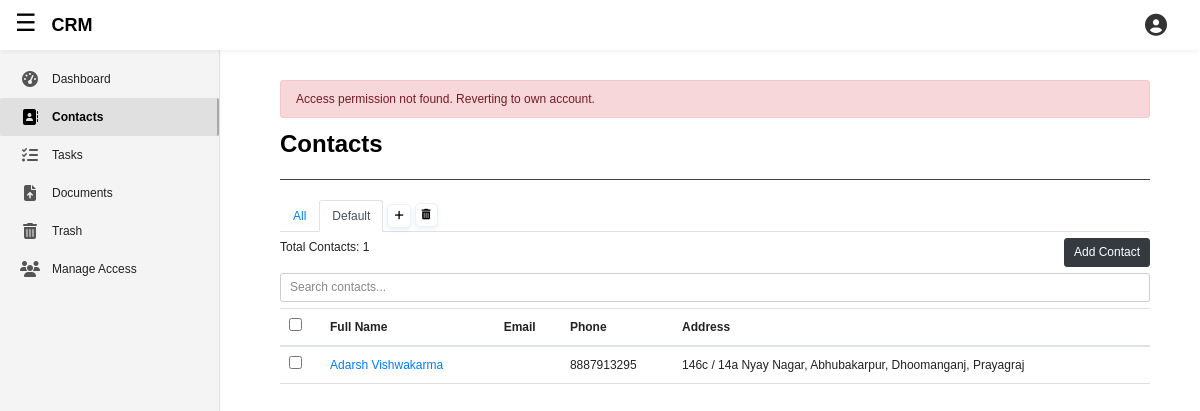
/apps/contacts/?project_name=Default (signed in), run on an earlier commit of the app's database.
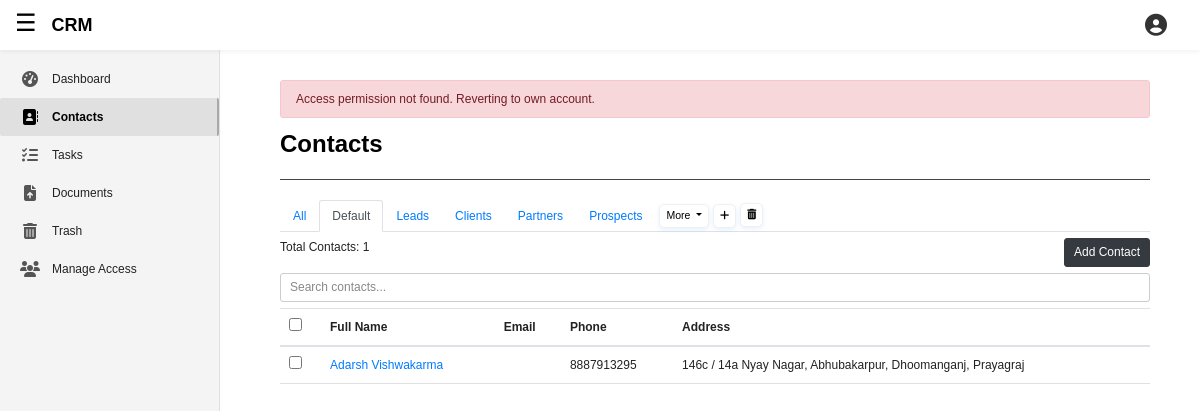
And on a later commit of the database.
### client/models.py (models this page shows, shortened)
class BaseModel(models.Model):
    is_deleted = models.BooleanField(default = False)
    deleted_at = models.DateTimeField(null = True, blank = True)
    class Meta:
        abstract = True

class Project(BaseModel):
    name = models.CharField(max_length=255)
    description = models.TextField(null = True, blank = True)
    user = models.ForeignKey(BusinessUser, on_delete=models.CASCADE)
    objects = CustomManager()
    all_objects = models.Manager()
    class Meta:
        unique_together = ('name', 'user', )
    def __str__(self):
        return f'{self.name}'

class Client(BaseModel):
    name = models.CharField(max_length=255)
    email = models.CharField(max_length=80)
    country_code = models.CharField(
        max_length=5,
        choices=COUNTRY_CODE_CHOICES,
        default='+91',
        blank = True,
        null = True,
    )
    phone = models.CharField(
        max_length=12,
        validators=[phone_number_validator],
        blank = True,
        null = True,
    )
    address = models.CharField(max_length=255, blank = True, null = True)
    description = models.TextField(blank = True, null = True)
    is_active = models.BooleanField(default=True)
    created_at = models.DateTimeField(auto_now_add=True)
    last_edit = models.DateTimeField(auto_now = True)
    objects = CustomManager()
    all_objects = models.Manager()
    list = models.ForeignKey(Project, on_delete=models.CASCADE)
    companyAssignee = models.ForeignKey(BusinessUser, on_delete=models.CASCADE)

### featuredApp/views.py (the view, shortened to what this page needs)
# urls.py: path('contacts/', views.contact_view, name='appContacts'),
@login_required
def contact_view(request, *args, **kwargs):
    user = request.user.businessuser
    logged_in_user = request.user.businessuser
    active_business_user, is_success = get_active_business_user_with_permission(request, 'can_read_contact', show_err='Read')
    if(request.method == "POST"):
        form_type = request.POST.get("form_type")
        if(form_type == 'project_form'):
            formA = ProjectCreationForm(request.POST, user = user)
            formB = ClientCreationForm(user = user)
            if get_active_business_user_with_permission(request, 'can_add_project', show_err='Add')[1] == True:
                if(formA.is_valid()):
                    projectValidForm = formA.save(commit = False)
                    projectValidForm.user = active_business_user
                    projectValidForm.save() # Save the form
                    messages.success(request, f"New List Created Successfully!")
                    ActivityLog.objects.create(user=logged_in_user, action=f"Created New List")
                else:
                    messages.error(request, "Project Name should be unique!")
            return redirect('appContacts')
        elif(form_type == 'client_form'):
            formA = ProjectCreationForm(user = user)
            formB = ClientCreationForm(request.POST, user = user)
            if get_active_business_user_with_permission(request, 'can_add_contact', show_err='Add')[1] == True:
                if(formB.is_valid()):
                    clientValidForm = formB.save(commit = False)
                    clientValidForm.companyAssignee = active_business_user
                    clientValidForm.save()
                    messages.success(request, f"New Client Created Successfully!")
                    ActivityLog.objects.create(user=logged_in_user, action=f"Created New Client")
                else:
                    messages.error(request, "PhoneNumber or Email should be provided for Client")
            return redirect('appContacts')
    else:
        formA = ProjectCreationForm(user = user)
        formB = ClientCreationForm(user = user)
    if(active_business_user == logged_in_user):
        projects = Project.objects.filter(user = logged_in_user)
        contacts = Client.objects.filter(companyAssignee = logged_in_user)
    project_name = request.GET.get('project_name')
    if project_name:
        contacts = contacts.filter(list__name = project_name)
    context = {
        'formA': formA,
        'formB': formB,
        'contacts': contacts,
        'projects': projects,
        'total_contacts': contacts.count(),
        'selected_project_name': project_name,
        'set_to_all': True if project_name is None else False,
        'businessuser': user,
    }
    return render (
        request,
        'featuredApp/contacts.html',
        context,
    )

### client/forms.py (shortened to what this page needs)
class ProjectCreationForm(forms.ModelForm):
    class Meta:
        model = Project
        fields = ('name', 'description')
    def __init__(self, *args, **kwargs):
        self.user = kwargs.pop('user', None)  # fallback to None
        super().__init__(*args, **kwargs)
        self.fields['name'].widget.attrs.update({
            'placeholder': 'Enter the list name'
        })
        self.fields['description'].widget.attrs.update({
            'placeholder': 'Enter a description for the list'
        })

### client/models.py (called while the page is built)
    def get_queryset(self):
        return super().get_queryset().filter(is_deleted = False)

### featuredApp/context_processor.py (called while the page is built)
def accessible_accounts(request):
    if request.user.is_authenticated:
        accounts = request.user.businessuser.accessible_accounts.select_related('owner', 'role')
        self_account = request.user.businessuser
    else:
        accounts = []
    return {
        'self_account': self_account,
        'accessible_accounts': accounts,
    }

### featuredApp/templates/featuredApp/contacts.html (shortened to what this page needs)
{% extends 'featuredApp/base.html' %}
{% load static %}
{% load crispy_forms_tags %}
{% block addCSSlink %}
	<link rel="stylesheet" type="text/css" href="{% static 'featuredApp/pop_up.css' %}">
{% endblock addCSSlink %}
{% block contentBody1 %}
	<h2 style="font-weight: bolder;"> Contacts </h2>
	<hr class="division-line-h2" style="">
	<ul class="nav nav-tabs" style="align-items: center;">
		<li class="nav-item">
			<a class="nav-link {% if set_to_all == True %}active{% endif %}" href="{% url 'appContacts' %}">All</a>
		</li>
		{% for project in projects|slice:":5" %}
			<li class="nav-item">
				<a href="?project_name={{ project.name }}" class="nav-link {% if selected_project_name == project.name %}active{% endif %}">{{ project.name }}</a>
			</li>
		{% endfor %}
		{% with projects|length as total_projects %}
		    {% if total_projects > 5 %}
		        <li class="nav-item" style="padding-left: 4px;">
		            <div class="btn-group" role="group">
		                <button id="btnGroupDrop1" type="button" class="more-btn btn btn-sm dropdown-toggle" data-toggle="dropdown" aria-haspopup="true" aria-expanded="false">
		                    More
		                </button>
		            </div>
		        </li>
		    {% endif %}
		{% endwith %}
		<li class="nav-item" style="padding-left: 4px;">
			<button class="add-btn btn btn-sm icon-button edit" type="button" onclick="openProjectFormPopUp()">
				<i class="fas fa-plus"></i>
			</button>
		</li>
		{% if selected_project_name %}
		<form action="{% url 'appProjectDelete' selected_project_name %}" method="post" style="padding-left: 4px">
			<button class="add-btn btn btn-sm icon-button delete" type="submit">
				<i class="fas fa-trash-alt"></i>
			</button>
		</form>
		{% endif %}
	</ul>
	<div class="d-flex justify-content-between my-2">
		<div>
			Total Contacts: {{ total_contacts }}
		</div>
		<div>
			<button class="btn btn-dark" type="button" onclick="openDocumentFormPopUp()">Add Contact</button>
	  	</div>
	</div>
	<input type="text" class="form-control my-2" placeholder="Search contacts...">
	<table class="table">
		<thead>
			<tr>
				<th><input type="checkbox" /></th>
				<th>Full Name</th>
				<th>Email</th>
				<th>Phone</th>
				<th>Address</th>
			</tr>
		</thead>
		<tbody>
			{% for contact in contacts %}
				<tr>
					<td><input type="checkbox" /></td>
					<td><a href="{% url 'appContactDetail' contact.id %}">{{ contact.name }}</a></td>
					<td>{{ contact.email }}</td>
					<td>{{ contact.phone }}</td>
					<td>{{ contact.address }}</td>
				</tr>
			{% endfor %}
		</tbody>
	</table>
{% endblock contentBody1 %}

### featuredApp/templates/featuredApp/base.html (shortened to what this page needs)
{% load static %}
<!DOCTYPE html>
<html lang="en">
<head>
    <link rel="stylesheet" href="https://cdn.jsdelivr.net/npm/bootstrap@4.0.0/dist/css/bootstrap.min.css">
    <link rel="stylesheet" type="text/css" href="{% static 'accounts/base.css' %}">
    <link rel="stylesheet" type="text/css" href="{% static 'featuredApp/base.css' %}">
    {% block addCSSlink %}{% endblock addCSSlink %}
    <link rel="stylesheet" href="https://cdnjs.cloudflare.com/ajax/libs/font-awesome/6.5.0/css/all.min.css" />
</head>
<body class="handle-body-level">
    <div class="site-header layout">
        <header class="top-header">
            <div class="left-nav">
                <div class="menu-toggle" onclick="toggleSidebar()"> &#9776; </div>
                <a href="{% url 'index' %}">
                    <div class="logo"> CRM </div>
                </a>
            </div>
            <div class="right-nav">
                <div class="account-trigger" onclick="toggleAccountPanel()">
                    <i class="fas fa-user-circle account-icon"></i>
                </div>
            </div>
        </header>
        <aside class="sidebar" id="sidebar">
            <nav class="menu-items">
                <a
                    href="{% url 'appDashboard' %}"
                    class="
                    "
                >
                    <i class="fas fa-tachometer-alt"></i>
                    <span class="menu-label">Dashboard</span>
                </a>
                <a
                    href="{% url 'appContacts' %}"
                    class="
                        {% if request.path == '/apps/contacts/' %}
                            active
                        {% endif %}"
                >
                    <i class="fas fa-address-book"></i>
                    <span class="menu-label">Contacts</span>
                </a>
                <a
                    href="{% url 'appTasks' %}"
                    class="
                    "
                >
                    <i class="fas fa-tasks"></i>
                    <span class="menu-label">Tasks</span>
                </a>
                <a
                    href="{% url 'appDocuments' %}"
                    class="
                    "
                >
                    <i class="fas fa-file-upload"></i>
                    <span class="menu-label">Documents</span>
                </a>
                <a
                    href="{% url 'appTrash' %}"
                    class="
                    "
                >
                    <i class="fas fa-trash-alt"></i>
                    <span class="menu-label">Trash</span>
                </a>
                <a
                    href="{% url 'appManageAccess' %}"
                    class="
                    "
                >
                    <i class="fas fa-users"></i>
                    <span class="menu-label">Manage Access</span>
                </a>
            </nav>
        </aside>
    </div>
    <div class="container-defined" id="contentBody1">
        {% if messages %}
            <div id="django-messages">
                {% for message in messages %}
                    <div class="alert alert-{% if message.tags == 'error' %}danger{% else %}{{ message.tags }}{% endif %}">
                        {{ message }}
                    </div>
                {% endfor %}
            </div>
        {% endif %}
        {% block contentBody1 %} {% endblock contentBody1 %}
    </div>
    <div style="padding-bottom: 100px;"></div>
</body>
</html>

### accounts/static/accounts/base.css (style rules this page uses)
body { background: #fafafa; color: #333333; margin-top: 5rem; }
h1, h2, h3, h4, h5, h6 { color: #444444; }
ul { margin: 0; }

### featuredApp/static/featuredApp/pop_up.css (style rules this page uses)
.more-btn, .add-btn { color: black; background-color: #ffffff; font-weight: 500; cursor: pointer; border: 1px solid #f0f0f0; border-radius: 5px; box-shadow: 0 2px 4px rgba(0, 123, 255, 0.1); transition: background-color 0.3s, color 0.3s, box-shadow 0.3s; }

### featuredApp/templates/featuredApp/contacts.html (style rules this page uses)
.more-btn, .icon-button { background-color: var(--featuredApp-contacts-icon-button-background-color); color: var(--featuredApp-contacts-icon-button-color); }
.division-line-h2 { margin: 20px 0; border-color: var(--featuredApp-dashboard-division-line-h2); }
table tr, table td { border-bottom: 1px solid var(--featuredApp-contacts-table-border-color); }
input[type="checkbox"] { accent-color: var(--featuredApp-contacts-checkbox-accent-color); }
.form-control { background-color: var(--featuredApp-contacts-form-control-input-bg); color: var(--featuredApp-contacts-form-control-input-color); border: 1px solid var(--featuredApp-contacts-form-control-input-border); caret-color: var(--featuredApp-contacts-form-control-input-caret-color); }
.form-control::placeholder { color: var(--featuredApp-contacts-form-control-input-placeholder); }

What changed in the data, as far as the page shows it:
added Project: name "Leads"
added Project: name "Clients"
added Project: name "Partners"
added Project: name "Prospects"
Also different on the page:
text now shown: "More"
